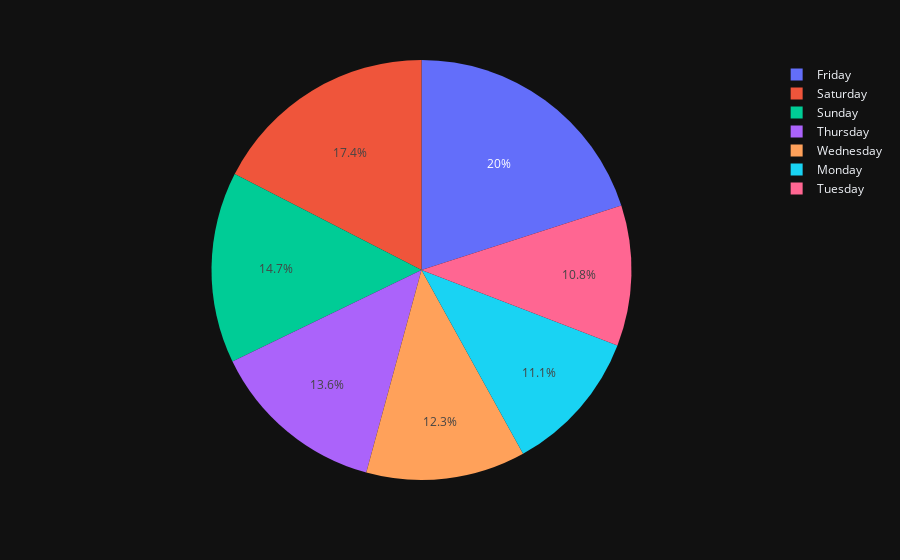

The code cell stored with this chart in its notebook:
### Code cell
fig = px.pie(transaction_dat_raw,names = 'day_of_week')
fig.show()

### Figure 1 — Plotly figure (JSON) as saved in the notebook; plotly's stock layout.template omitted (floating-point values rounded to 4 significant figures; data arrays with more than 128 entries replaced by an {"elided": "..."} marker saying what was removed)
{"data": [{"domain": {"x": [0, 1], "y": [0, 1]}, "hovertemplate": "day_of_week=%{label}<extra></extra>", "labels": {"elided": "7261 str values"}, "legendgroup": "", "name": "", "showlegend": true, "type": "pie"}], "layout": {"legend": {"tracegroupgap": 0}, "margin": {"t": 60}}}
